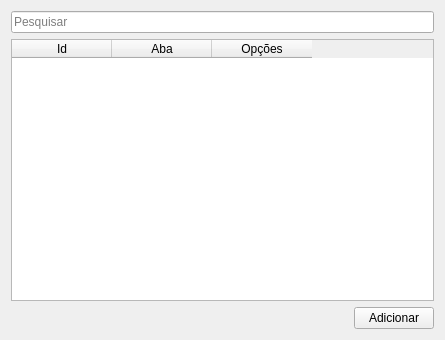
<?xml version="1.0" encoding="UTF-8"?>
<ui version="4.0">
 <class>Form</class>
 <widget class="QWidget" name="Form">
  <property name="geometry">
   <rect>
    <x>0</x>
    <y>0</y>
    <width>445</width>
    <height>340</height>
   </rect>
  </property>
  <property name="windowTitle">
   <string>Form</string>
  </property>
  <layout class="QGridLayout" name="gridLayout">
   <item row="0" column="0">
    <widget class="QLineEdit" name="searchLe">
     <property name="placeholderText">
      <string>Pesquisar</string>
     </property>
    </widget>
   </item>
   <item row="1" column="0">
    <widget class="QTableWidget" name="tableWidget">
     <column>
      <property name="text">
       <string>Id</string>
      </property>
     </column>
     <column>
      <property name="text">
       <string>Aba</string>
      </property>
     </column>
     <column>
      <property name="text">
       <string>Opções</string>
      </property>
     </column>
    </widget>
   </item>
   <item row="2" column="0">
    <layout class="QHBoxLayout" name="horizontalLayout_2">
     <item>
      <spacer name="horizontalSpacer_2">
       <property name="orientation">
        <enum>Qt::Horizontal</enum>
       </property>
       <property name="sizeHint" stdset="0">
        <size>
         <width>228</width>
         <height>20</height>
        </size>
       </property>
      </spacer>
     </item>
     <item>
      <widget class="QPushButton" name="addBtn">
       <property name="text">
        <string>Adicionar</string>
       </property>
      </widget>
     </item>
    </layout>
   </item>
  </layout>
  <zorder>tableWidget</zorder>
  <zorder>searchLe</zorder>
 </widget>
 <resources/>
 <connections/>
</ui>
